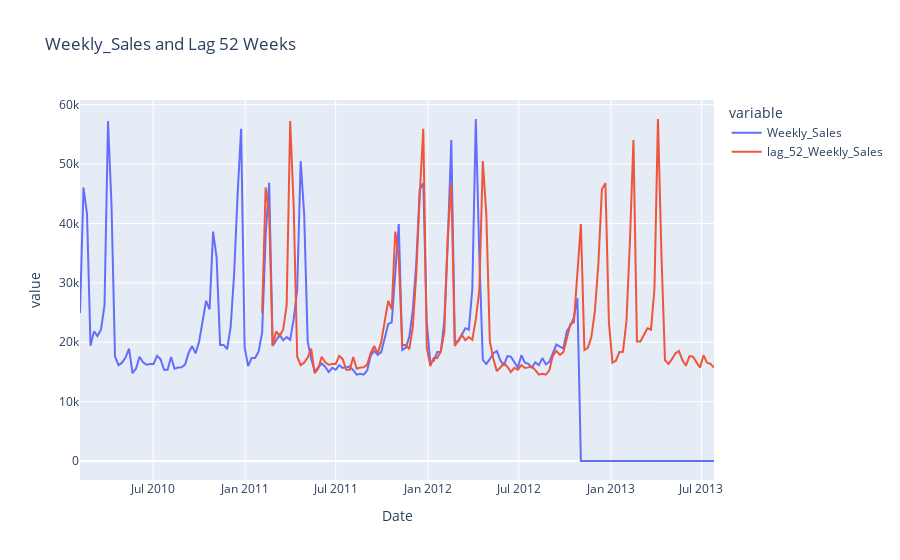

Notebook code cell kept with this figure:
### Code cell
view_data_horizon(data, target="Weekly_Sales")

### Figure 1 — Plotly figure (JSON) as saved in the notebook; plotly's stock layout.template omitted (floating-point values rounded to 4 significant figures; data arrays with more than 128 entries replaced by an {"elided": "..."} marker saying what was removed)
{"data": [{"hovertemplate": "variable=Weekly_Sales<br>Date=%{x}<br>value=%{y}<extra></extra>", "legendgroup": "Weekly_Sales", "line": {"color": "#636efa", "dash": "solid"}, "marker": {"symbol": "circle"}, "mode": "lines", "name": "Weekly_Sales", "orientation": "v", "showlegend": true, "type": "scatter", "x": {"elided": "182 str values"}, "xaxis": "x", "y": {"elided": "182 float values"}, "yaxis": "y"}, {"hovertemplate": "variable=lag_52_Weekly_Sales<br>Date=%{x}<br>value=%{y}<extra></extra>", "legendgroup": "lag_52_Weekly_Sales", "line": {"color": "#EF553B", "dash": "solid"}, "marker": {"symbol": "circle"}, "mode": "lines", "name": "lag_52_Weekly_Sales", "orientation": "v", "showlegend": true, "type": "scatter", "x": {"elided": "182 str values"}, "xaxis": "x", "y": {"elided": "182 float values"}, "yaxis": "y"}], "layout": {"legend": {"title": {"text": "variable"}, "tracegroupgap": 0}, "title": {"text": "Weekly_Sales and Lag 52 Weeks"}, "xaxis": {"anchor": "y", "domain": [0, 1], "title": {"text": "Date"}}, "yaxis": {"anchor": "x", "domain": [0, 1], "title": {"text": "value"}}}}
